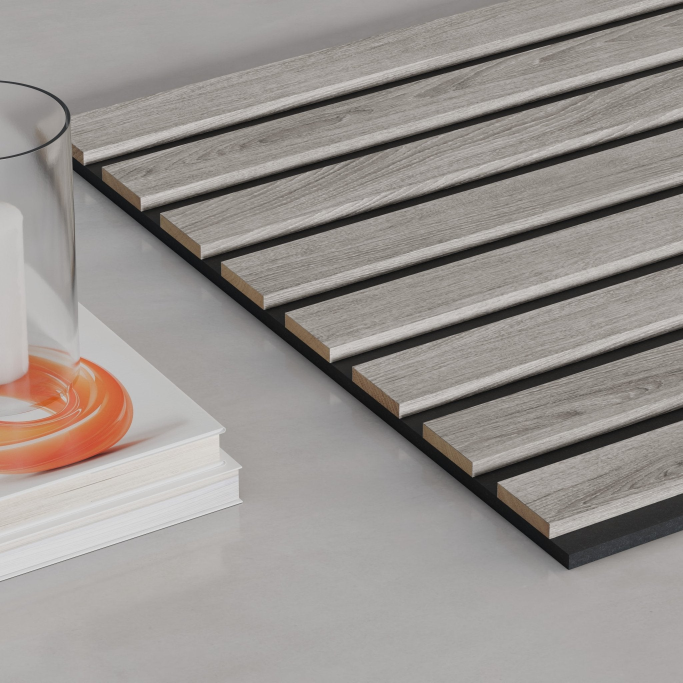
#> input picture data/items/slats-co-truewood-lite-grey-oak-slats-black-felt/image.jpg, 2048 x 2048 px, given in place of main.jpg, which was not available (shown at 1/3 size)
$ python texture.py
#> lines starting #> are read from the running program, lines starting #| are printed output that depends on the picture
import json
from pathlib import Path

import numpy as np
from PIL import Image, ImageDraw
from scipy.ndimage import gaussian_filter, map_coordinates

ROOT = Path(__file__).resolve().parent
W, H = 1024, 2048
WIDTH_MM, HEIGHT_MM = 300.0, 600.0
SLAT_MM, GAP_MM, SLATS = 27.0, 10.5, 8
PITCH_MM = SLAT_MM + GAP_MM
rng = np.random.default_rng(21423)


def noise(sy, sx):
    a = gaussian_filter(rng.normal(size=(H, W)), (sy, sx), mode='wrap')
    return a / max(a.std(), 1e-8)


def save(name, a):
    Image.fromarray(np.uint8(np.clip(a, 0, 255))).save(ROOT / name)


def main():
    source = np.asarray(Image.open(ROOT / 'main.jpg').convert('RGB'), dtype=float)
    samples = [source[y-10:y+10, x-10:x+10].reshape(-1, 3)
               for x, y in [(1100, 570), (1000, 690), (900, 850)]]
#> samples = 3 items
    palette = np.array([np.median(a, axis=0) for a in samples])
#> palette = [[166, 161, 157], [143, 138, 134], [146, 141, 135]]
    base = palette.mean(axis=0)
#> base = [151.7, 146.7, 142]

    y, x = np.mgrid[:H, :W].astype(float)
    xmm = x * WIDTH_MM / W
    phase = np.mod(xmm - GAP_MM / 2, PITCH_MM)
    index = np.floor(np.mod(xmm - GAP_MM / 2, WIDTH_MM) / PITCH_MM).astype(int)
    face = phase < SLAT_MM
    edge_distance = np.minimum(phase, SLAT_MM - phase)

    wander = noise(110, 13) * 2.5 + noise(45, 4) * 0.45
    warped_x = np.mod(x + wander, W)
    fibers = map_coordinates(noise(30, 0.65), [y, warped_x], order=1, mode='grid-wrap')
    long_grain = map_coordinates(noise(130, 2.8), [y, warped_x], order=1, mode='grid-wrap')
    broad_grain = noise(190, 8)
    fine = noise(1.2, 0.38)
    pores_field = map_coordinates(noise(8, 0.48), [y, warped_x], order=1, mode='grid-wrap')
    pores = np.clip((pores_field - 1.30) / 1.8, 0, 1)
    grain = 3.6 * fibers + 3.7 * long_grain + 2.1 * broad_grain + 0.9 * fine - 13 * pores
    tones = np.array([-1.5, 3.2, -3.6, 0.7, 4.0, -2.1, 1.8, -0.7])
    warmth = rng.normal(0, 0.75, SLATS)[index]
    wood = base + (grain + tones[index])[..., None] * np.array([1.0, 0.98, 0.95])
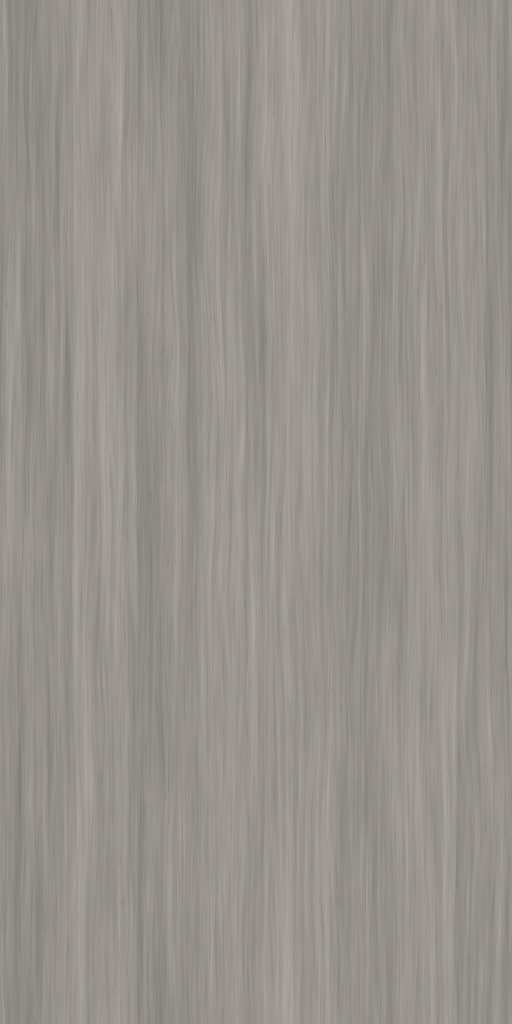
#> wood: shape (2048, 1024, 3) float64 (shown at 1/2 size); mean of channels 0, 1, 2 151.4, 146.4, 141.7; drawn as R, G, B
    wood += warmth[..., None] * np.array([1.0, 0.15, -0.8])
    felt_noise = 1.2 * noise(0.38, 0.38) + 0.7 * noise(1.3, 1.3)
    felt = np.array([31.0, 30.0, 29.0]) + felt_noise[..., None]
    color = np.where(face[..., None], wood, felt)
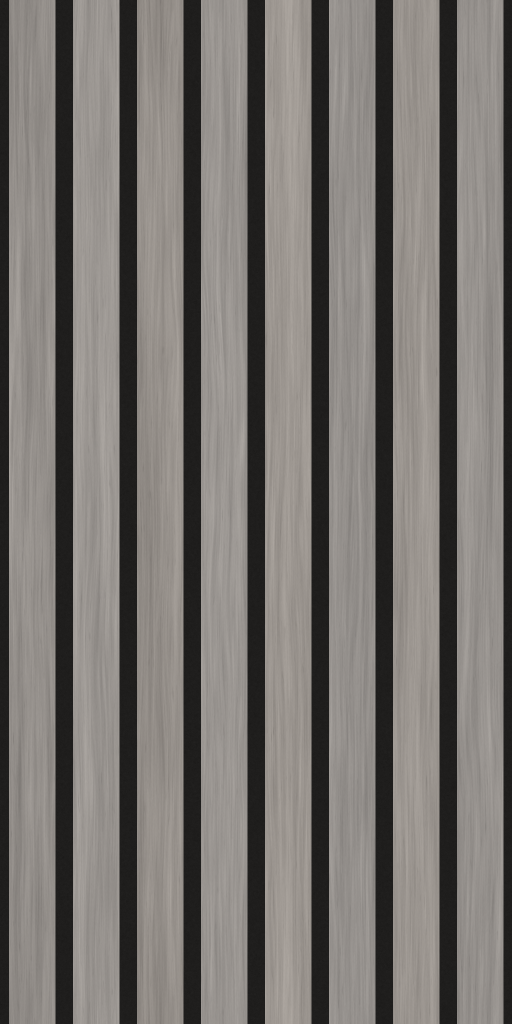
#> color: shape (2048, 1024, 3) float64 (shown at 1/2 size); mean of channels 0, 1, 2 118.7, 114.8, 111.1; drawn as R, G, B
    save('texture.png', color)

    # Heights are millimetres; the 5 mm felt is the zero plane for relief.
    bevel = 0.48
    t = np.clip(edge_distance / bevel, 0, 1)
    profile = 5.0 - bevel * (1 - np.sqrt(np.clip(1 - (1 - t)**2, 0, 1)))
    wood_height = profile + 0.012 * fibers + 0.008 * long_grain - 0.025 * pores
    height = np.where(face, wood_height, 0.008 * felt_noise)
    dx = (np.roll(height, -1, 1) - np.roll(height, 1, 1)) / (2 * WIDTH_MM / W)
    dy = (np.roll(height, -1, 0) - np.roll(height, 1, 0)) / (2 * HEIGHT_MM / H)
    normals = np.stack([-dx, dy, np.ones_like(dx)], axis=-1)
    normals /= np.linalg.norm(normals, axis=-1, keepdims=True)
    save('normal.png', (normals * 0.5 + 0.5) * 255 + 0.5)
#> call 2 of save, with name = 'normal.png'
#> in save (call 2), `Image.fromarray(np.uint8(np.clip(a, 0, 255))).save(ROOT / name)`:
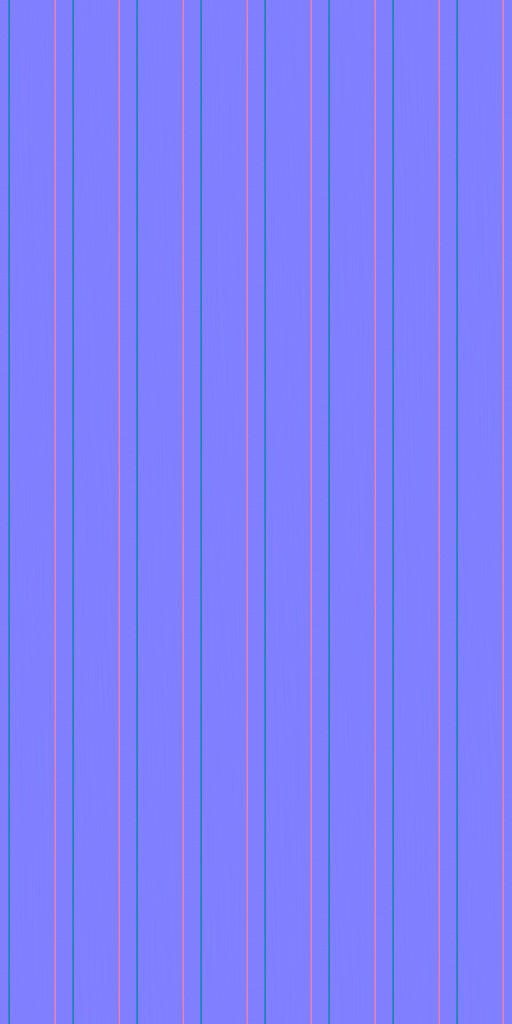
#> saved as normal.png: PIL image 1024x2048 RGB (shown at 1/2 size); mean R, G, B 127.5, 127.5, 251.2

    metadata = {
        'repeatWidthIn': WIDTH_MM / 25.4,
        'repeatHeightIn': HEIGHT_MM / 25.4,
        'depthIn': 10.0 / 25.4,
        'note': 'Manufacturer spec sheet dimensions override photo estimates and rounded inch figures: 8 slats, each 27 mm (1.063 in) wide with 10.5 mm (0.413 in) gaps, on a 37.5 mm (1.476 in) pitch; the tile covers the 300 mm installed panel width by 600 mm tall, with 5 mm slats on 5 mm felt (10 mm total depth). Grey oak face colors are sampled from the main listing photo, with synthesized wrapping veneer grain and black felt; the 305 mm overall panel width includes the overlapping joint and is not the installed repeat.'
    }
    (ROOT / 'texture.json').write_text(json.dumps(metadata, indent=2) + '\n')

    light = np.array([-0.45, 0.55, 0.80])
    light /= np.linalg.norm(light)
    shade = 0.30 + 0.70 * np.clip(normals @ light, 0, 1)
    shaded = np.clip(color * shade[..., None], 0, 255).astype('uint8')
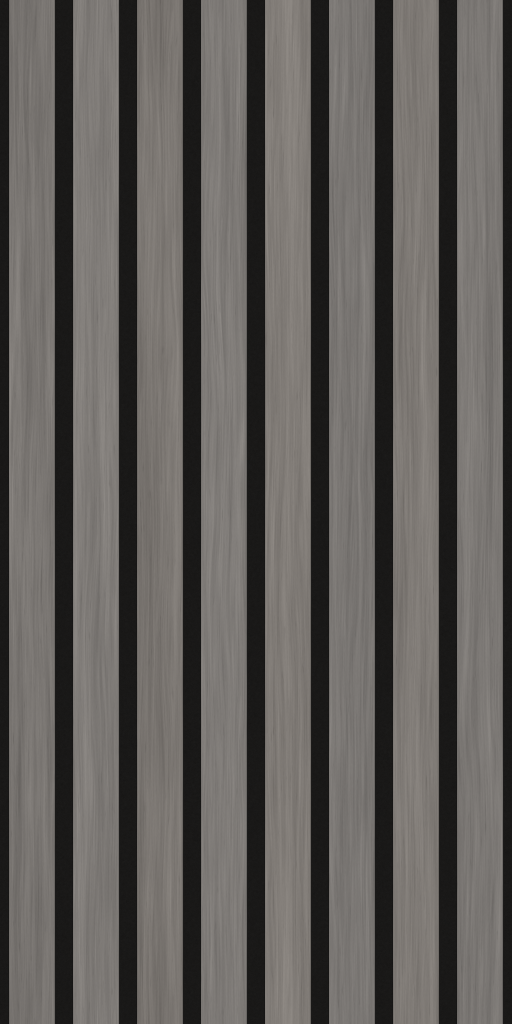
#> shaded: shape (2048, 1024, 3) (shown at 1/2 size); mean of channels 0, 1, 2 96.1, 92.9, 89.9; drawn as R, G, B
    canvas = Image.new('RGB', (1552, 1580), '#dddddd')
#> canvas: PIL image 1552x1580 RGB; every value is 221
    draw = ImageDraw.Draw(canvas)
    draw.text((12, 12), 'COLOR / 3 x 3 repeats', fill='#222222')
    draw.text((796, 12), 'NORMAL RELIEF / upper-left light / 3 x 3', fill='#222222')
    for offset, a in [(0, color), (784, shaded)]:
        small = Image.fromarray(np.uint8(np.clip(a, 0, 255))).resize((256, 512), Image.Resampling.LANCZOS)
        for row in range(3):
            for col in range(3):
                canvas.paste(small, (offset + col * 256, 36 + row * 512))
#> this loop made 2 passes
#> offset on passes 1 to 2: 0, 784
#> pass 1, in main, `small = Image.fromarray(np.uint8(np.clip(a, 0, 255))).resize((256, 512..`:
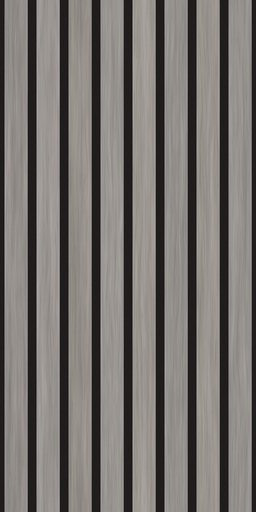
#> small: PIL image 256x512 RGB; mean R, G, B 118.3, 114.3, 110.6
#> pass 2, in main, `small = Image.fromarray(np.uint8(np.clip(a, 0, 255))).resize((256, 512..`:
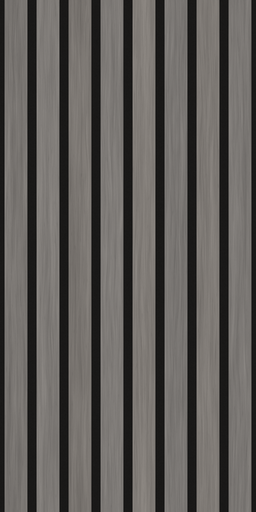
#> small: PIL image 256x512 RGB; mean R, G, B 96.1, 92.9, 89.9
#> after the loop:
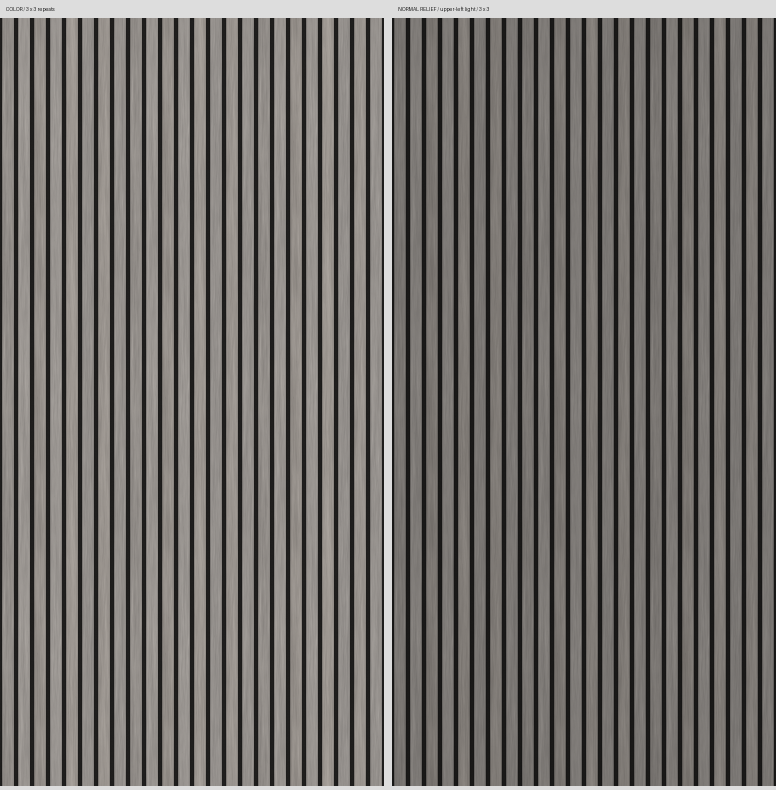
#> canvas: PIL image 1552x1580 RGB (shown at 1/2 size); mean R, G, B 111.4, 108, 104.8
    canvas.save(ROOT / 'preview.png')
    print('Wood color sampled from main.jpg:', base.round(2).tolist())
#| Wood color sampled from main.jpg: [151.67, 146.67, 142.0]
    print(f'{W} x {H}; {SLATS} slats; repeat {WIDTH_MM / 25.4:.6f} x {HEIGHT_MM / 25.4:.6f} in')
    print('Written texture.png, normal.png, texture.json, preview.png')


if __name__ == '__main__':
    main()
